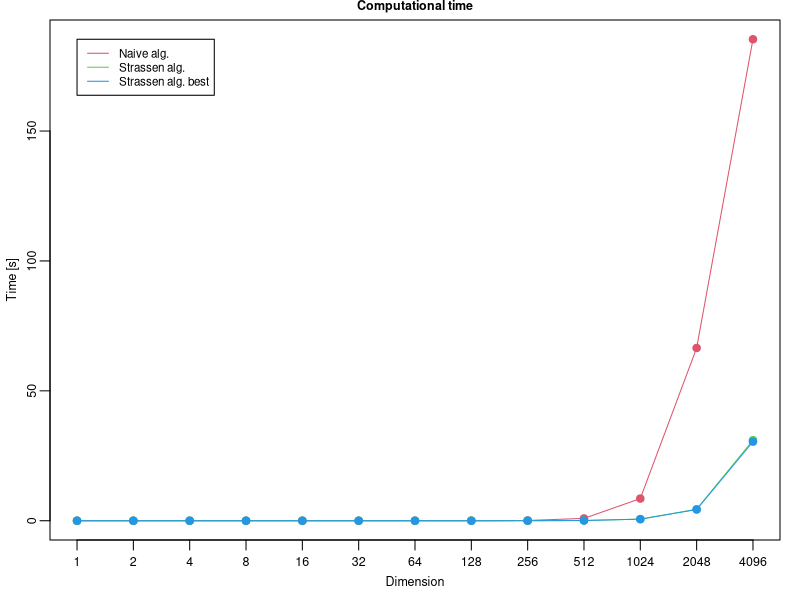

The R source for this figure: (Note: this script raises an error after producing the figure.)
setwd("/home/angela/Documenti/Algorithmic Design/Algorithmic_Design/Homeworks")

## Strassen's Algorithm

T <- as.matrix(read.csv("times_Strassen.csv", head = TRUE, sep = "\t"))
n <- seq(0, 0, l = dim(T)[1])
naive <- seq(0, 0, l = dim(T)[1])
strassen <- seq(0, 0, l = dim(T)[1])
strassen_bst <- seq(0, 0, l = dim(T)[1])
for(i in 1:dim(T)[1]) {
	n[i] <- T[i, 1]
	naive[i] <- T[i, 2]
	strassen[i] <- T[i, 3]
	strassen_bst[i] <- T[i, 4]
}

naive[2] <- 0.000001
strassen[2] <- 0.000001
strassen[3] <- 0.000001
strassen_bst[2] <- 0.000001
strassen_bst[3] <- 0.000001

maxylim <- max(as.numeric(naive), as.numeric(strassen), as.numeric(strassen_bst))
#png(width=1366, height=810, pointsize=15, file="strassen.png")
png(width=8, height=6, units = "cm", res = 300, pointsize = 10, file="strassen.png")
par(mar=c(3,2.5,1,1), mgp=c(1.5, 0.5, 0)) # mar=c(bottom, left, top, right), c(axis title, axis labels, axis line). default: mar=c(5, 4, 4, 2) + 0.1, mgp=c(3, 1, 0)
plot(log(n), naive, type="p", pch = 21, xaxt = "n", xlab = "Dimension", ylab = "Time [s]", col = 2, bg = 2, cex.axis=.75, cex.lab=.75)
lines(log(n), naive, col = 2)
points(log(n), strassen, pch = 21, col = 3, bg=3)
lines(log(n), strassen, col = 3)
points(log(n), strassen_bst, pch = 21, col = 4, bg=4)
lines(log(n), strassen_bst, col = 4)
title("Computational time", adj = 0.5, line = 0.5, cex.main=.75)
axis(1, at=log(n), labels=n, cex.axis=.75)
legend(x = 0, y = maxylim, legend=c("Naive alg.", "Strassen alg.", "Strassen alg. best"), col = c(2, 3, 4), lty=1, cex=.7)
dev.off()


## Binary Heap

T <- as.matrix(read.csv("times_delete_min.csv", head = TRUE, sep="\t"))
n <- sep(0, 0, l = dim(T)[1])
heap <- sep(0, 0, l = dim(T)[1])
array <- sep(0, 0, l = dim(T)[1])
for(i in 1:dim(T)[1]) {
	n[i] <- T[i, 1]
	heap[i] <- T[i, 2]
	array[i] <- T[i, 3]
}

#png(width=1366, height=810, pointsize=15, file="heap.png"))
plot(n, heap, xlab = "Dimension", ylab = "Time [s]", main = "Plot ......", col = 3)
lines(n, heap, col = 4)
axis(1, at=x, labels=x)
legend(x = nx_min, y = maxylim, legend=c("Computational", "Elapsed"), col = c(3, 4), lty=1, cex=1.5)
dev.off()
